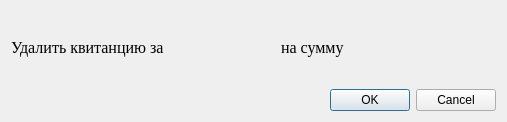
<?xml version="1.0" encoding="UTF-8"?>
<ui version="4.0">
 <class>DeleteInvoiceDialog</class>
 <widget class="QDialog" name="DeleteInvoiceDialog">
  <property name="geometry">
   <rect>
    <x>0</x>
    <y>0</y>
    <width>507</width>
    <height>122</height>
   </rect>
  </property>
  <property name="windowTitle">
   <string>Удаление квитанции</string>
  </property>
  <layout class="QVBoxLayout" name="verticalLayout">
   <item>
    <layout class="QHBoxLayout" name="horizontalLayout" stretch="1,1,1,1">
     <item>
      <widget class="QLabel" name="label">
       <property name="font">
        <font>
         <family>Times New Roman</family>
         <pointsize>12</pointsize>
        </font>
       </property>
       <property name="text">
        <string>Удалить квитанцию за</string>
       </property>
      </widget>
     </item>
     <item>
      <widget class="QLabel" name="label_DeleteMonthName">
       <property name="font">
        <font>
         <family>Times New Roman</family>
         <pointsize>14</pointsize>
        </font>
       </property>
       <property name="text">
        <string/>
       </property>
      </widget>
     </item>
     <item>
      <widget class="QLabel" name="label_2">
       <property name="font">
        <font>
         <family>Times New Roman</family>
         <pointsize>12</pointsize>
        </font>
       </property>
       <property name="text">
        <string>на сумму</string>
       </property>
      </widget>
     </item>
     <item>
      <widget class="QLabel" name="label_DeleteInvoiceSum">
       <property name="font">
        <font>
         <family>Times New Roman</family>
         <pointsize>14</pointsize>
        </font>
       </property>
       <property name="text">
        <string/>
       </property>
      </widget>
     </item>
    </layout>
   </item>
   <item>
    <widget class="QDialogButtonBox" name="buttonBox">
     <property name="orientation">
      <enum>Qt::Horizontal</enum>
     </property>
     <property name="standardButtons">
      <set>QDialogButtonBox::Cancel|QDialogButtonBox::Ok</set>
     </property>
    </widget>
   </item>
  </layout>
 </widget>
 <resources/>
 <connections>
  <connection>
   <sender>buttonBox</sender>
   <signal>accepted()</signal>
   <receiver>DeleteInvoiceDialog</receiver>
   <slot>accept()</slot>
   <hints>
    <hint type="sourcelabel">
     <x>248</x>
     <y>254</y>
    </hint>
    <hint type="destinationlabel">
     <x>157</x>
     <y>274</y>
    </hint>
   </hints>
  </connection>
  <connection>
   <sender>buttonBox</sender>
   <signal>rejected()</signal>
   <receiver>DeleteInvoiceDialog</receiver>
   <slot>reject()</slot>
   <hints>
    <hint type="sourcelabel">
     <x>316</x>
     <y>260</y>
    </hint>
    <hint type="destinationlabel">
     <x>286</x>
     <y>274</y>
    </hint>
   </hints>
  </connection>
 </connections>
</ui>
